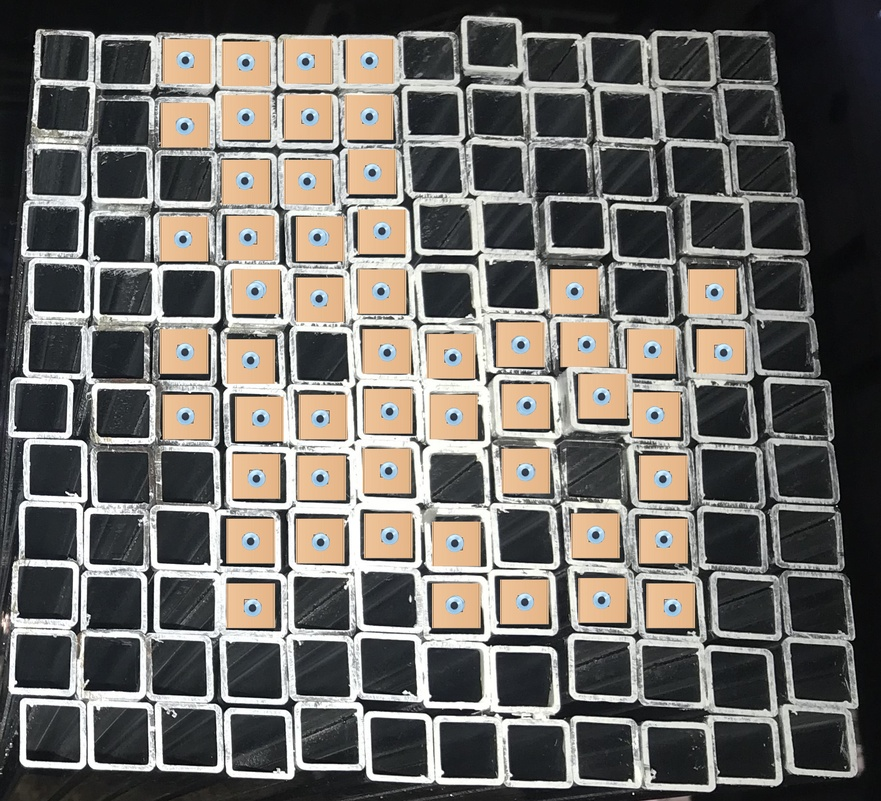
#> input picture img/B12.jpg, 881 x 801 px, shrunk from 1825 x 1660 before the run, found by its file name
$ python smallCircles.py
#> lines starting #> are read from the running program, lines starting #| are printed output that depends on the picture
import numpy as np
import cv2

img = cv2.imread('B12.jpg', cv2.IMREAD_GRAYSCALE)
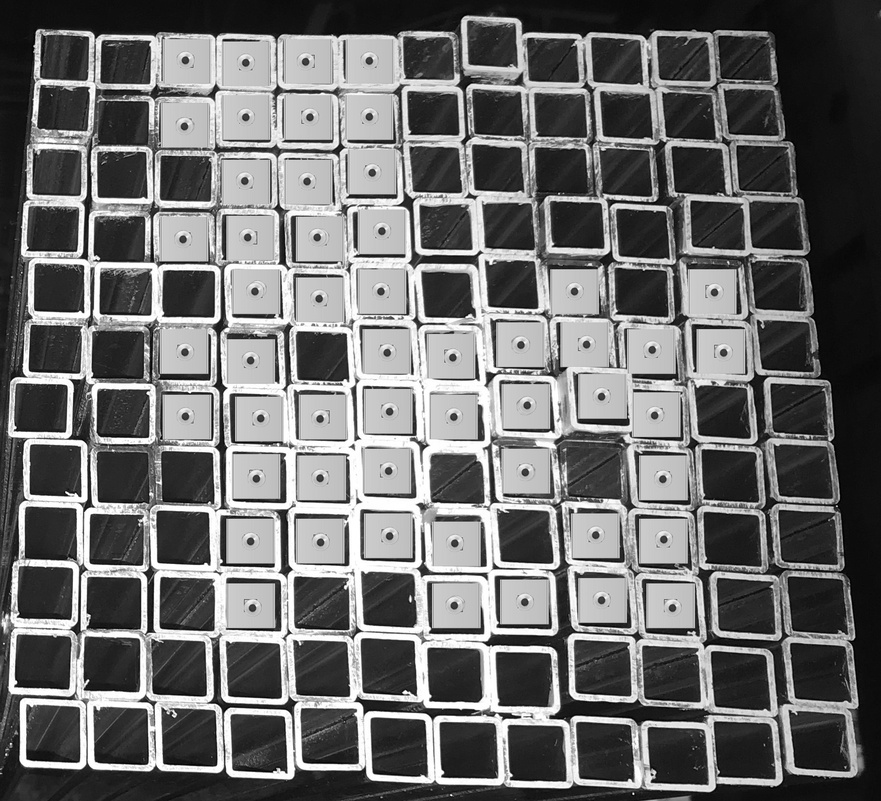
#> img: shape (801, 881); min 0, max 255, mean 108.9
img = cv2.medianBlur(img, 5)
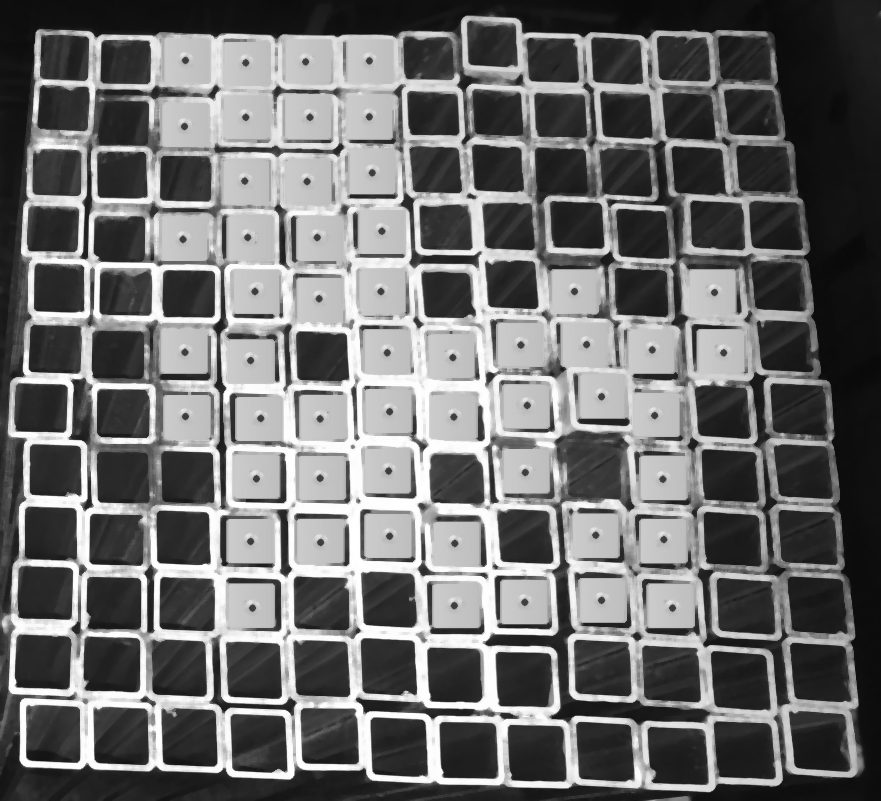
#> img: shape (801, 881); min 9, max 255, mean 110.2
cimg = cv2.cvtColor(img, cv2.COLOR_GRAY2BGR)

circles = cv2.HoughCircles(
    img,
    cv2.HOUGH_GRADIENT,
    1,
    50,
    param1=30,
    param2=30,
    minRadius=1,  # Adjust the minimum radius as per your requirement
    maxRadius=15  # Adjust the maximum radius as per your requirement
)
#> circles = None

if circles is not None:
    circles = np.uint16(np.around(circles))

    for i in circles[0, :]:
        cv2.circle(cimg, (i[0], i[1]), i[2], (0, 255, 0), 2)
        cv2.circle(cimg, (i[0], i[1]), 2, (0, 0, 255), 3)

    print(circles.shape[1])

cv2.namedWindow('detected circles', cv2.WINDOW_KEEPRATIO)
cv2.imshow('detected circles', cimg)
cv2.waitKey(0)
cv2.destroyAllWindows()

$ run again, with img/B1.jpg copied over img/B12.jpg
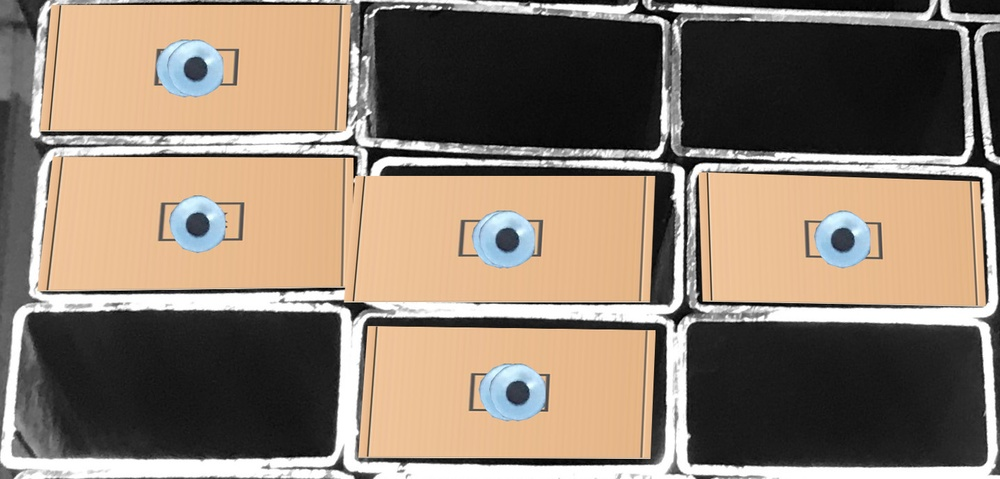
#> input picture img/B1.jpg, 1000 x 479 px, shrunk from 1437 x 689 before the run, found by its file name
#> `img = cv2.medianBlur(img, 5)`:
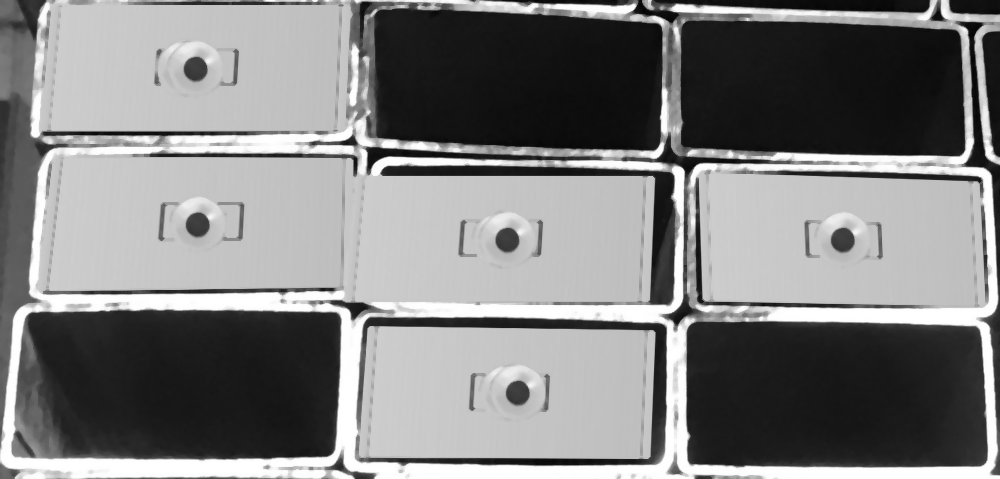
#> img: shape (479, 1000); min 4, max 255, mean 128.1
#> `circles = cv2.HoughCircles( img, cv2.HOUGH_GRADIENT, 1, 50, param1=30,..`: circles = [[506.5, 239.5, 11.6], [194.5, 68.5, 12.1], [196.5, 224.5, 11.6], [843.5, 239.5, 12.1]]
#> `circles = np.uint16(np.around(circles))`: circles = [[506, 240, 12], [194, 68, 12], [196, 224, 12], [844, 240, 12]]
#> the loop `for i in circles[0, :]:` made 4 passes
#> after the loop `for i in circles[0, :]:`:
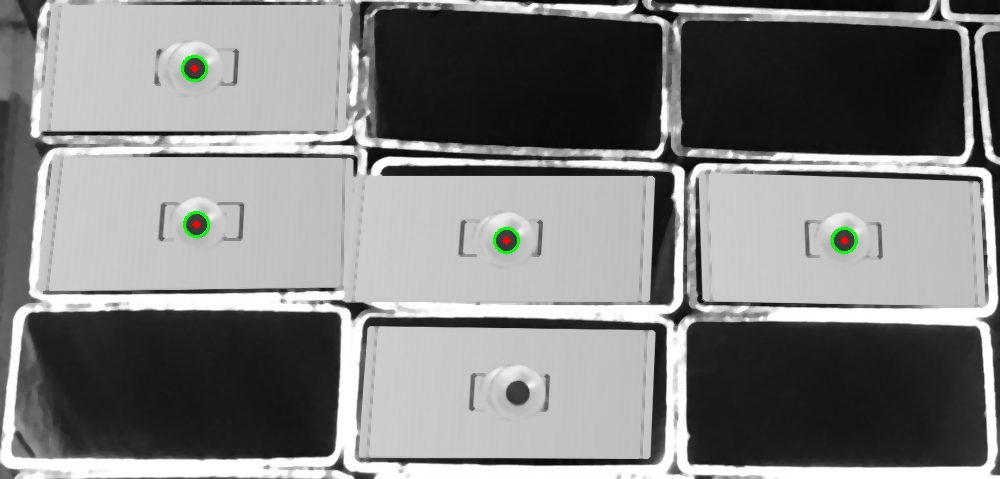
#> cimg: shape (479, 1000, 3); mean B, G, R 127.8, 128.3, 127.9
#| 4

$ run again, with img/B10.jpg copied over img/B12.jpg
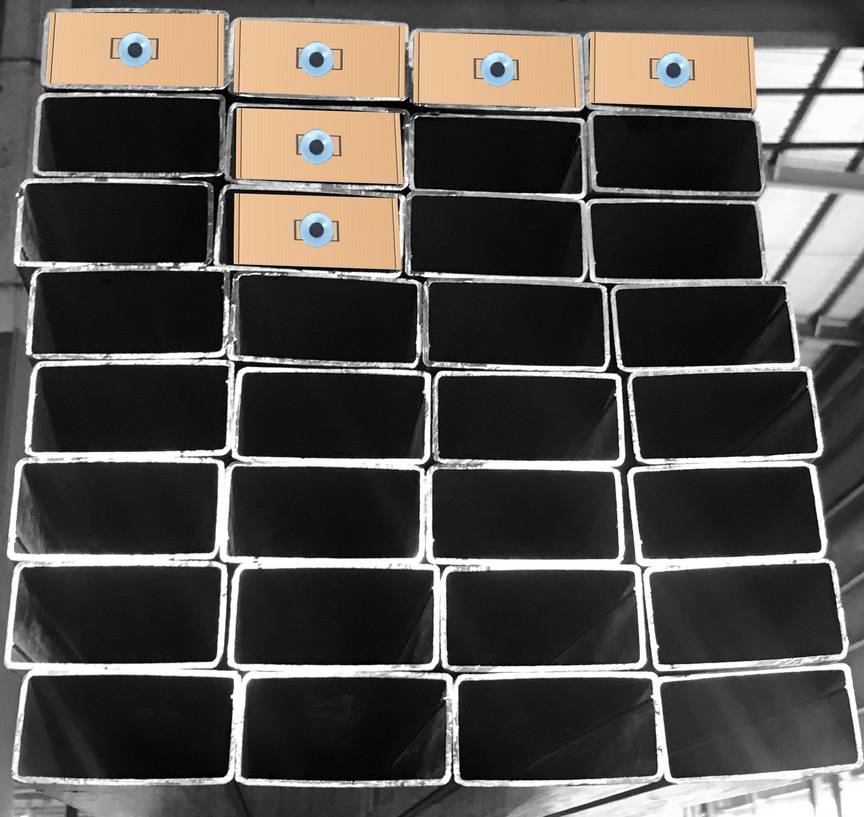
#> input picture img/B10.jpg, 864 x 817 px, shrunk from 2004 x 1894 before the run, found by its file name
#> `img = cv2.imread('B12.jpg', cv2.IMREAD_GRAYSCALE)`:
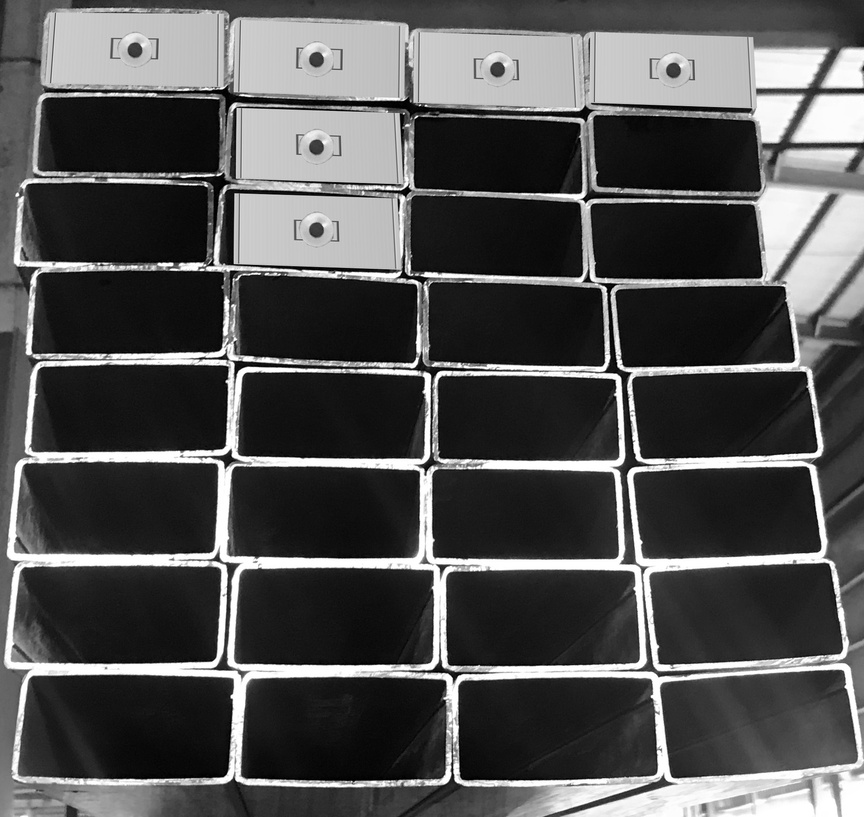
#> img: shape (817, 864); min 0, max 255, mean 81.5
#> `circles = cv2.HoughCircles( img, cv2.HOUGH_GRADIENT, 1, 50, param1=30,..`: circles = [[134.5, 49.5, 7.8]]
#> `circles = np.uint16(np.around(circles))`: circles = [[134, 50, 8]]
#> the loop `for i in circles[0, :]:` made 1 pass
#> after the loop `for i in circles[0, :]:`:
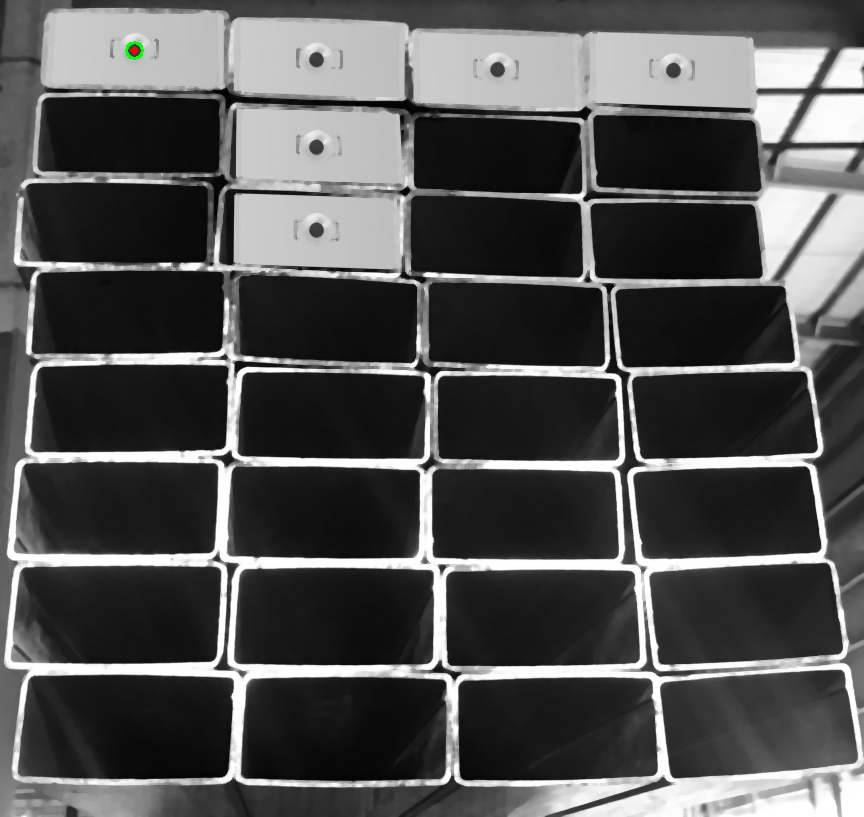
#> cimg: shape (817, 864, 3); mean B, G, R 81.9, 82, 81.9
#| 1
